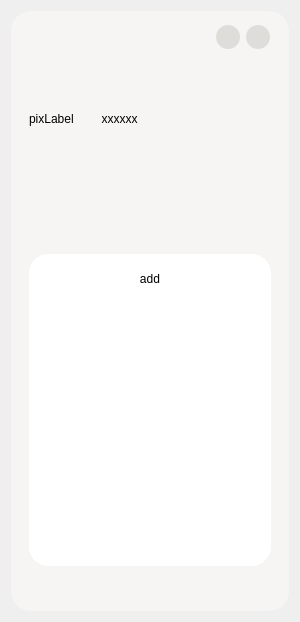
<?xml version="1.0" encoding="UTF-8"?>
<ui version="4.0">
 <class>MainMenu</class>
 <widget class="QDialog" name="MainMenu">
  <property name="geometry">
   <rect>
    <x>0</x>
    <y>0</y>
    <width>300</width>
    <height>618</height>
   </rect>
  </property>
  <property name="windowTitle">
   <string>Dialog</string>
  </property>
  <layout class="QGridLayout" name="gridLayout">
   <item row="0" column="0">
    <widget class="QWidget" name="mainWidget" native="true">
     <property name="minimumSize">
      <size>
       <width>0</width>
       <height>600</height>
      </size>
     </property>
     <property name="styleSheet">
      <string notr="true">background-color: rgb(246, 245, 244);
border-radius:20px;
</string>
     </property>
     <layout class="QVBoxLayout" name="verticalLayout_7" stretch="1,5,20">
      <property name="spacing">
       <number>15</number>
      </property>
      <property name="bottomMargin">
       <number>25</number>
      </property>
      <item>
       <widget class="QWidget" name="titleWidget" native="true">
        <property name="styleSheet">
         <string notr="true"/>
        </property>
        <layout class="QVBoxLayout" name="verticalLayout_8">
         <property name="leftMargin">
          <number>0</number>
         </property>
         <property name="topMargin">
          <number>0</number>
         </property>
         <property name="rightMargin">
          <number>0</number>
         </property>
         <property name="bottomMargin">
          <number>0</number>
         </property>
         <item>
          <layout class="QHBoxLayout" name="horizontalLayout_4">
           <property name="leftMargin">
            <number>0</number>
           </property>
           <property name="topMargin">
            <number>5</number>
           </property>
           <property name="rightMargin">
            <number>10</number>
           </property>
           <property name="bottomMargin">
            <number>5</number>
           </property>
           <item>
            <spacer name="horizontalSpacer_3">
             <property name="orientation">
              <enum>Qt::Horizontal</enum>
             </property>
             <property name="sizeHint" stdset="0">
              <size>
               <width>326</width>
               <height>20</height>
              </size>
             </property>
            </spacer>
           </item>
           <item>
            <widget class="QPushButton" name="pushButton_2">
             <property name="sizePolicy">
              <sizepolicy hsizetype="Fixed" vsizetype="Fixed">
               <horstretch>0</horstretch>
               <verstretch>0</verstretch>
              </sizepolicy>
             </property>
             <property name="minimumSize">
              <size>
               <width>24</width>
               <height>24</height>
              </size>
             </property>
             <property name="maximumSize">
              <size>
               <width>24</width>
               <height>24</height>
              </size>
             </property>
             <property name="font">
              <font>
               <pointsize>11</pointsize>
              </font>
             </property>
             <property name="styleSheet">
              <string notr="true">QPushButton{background-color: rgb(222, 221, 218);border-radius:12px;}QPushButton:hover{background-color: rgb(192, 191, 188);border-radius:12px;}

QPushButton:press{background-color: rgb(192, 191, 188);border-radius:12px;}
</string>
             </property>
             <property name="text">
              <string/>
             </property>
            </widget>
           </item>
           <item>
            <widget class="QPushButton" name="closePushButton">
             <property name="sizePolicy">
              <sizepolicy hsizetype="Fixed" vsizetype="Fixed">
               <horstretch>0</horstretch>
               <verstretch>0</verstretch>
              </sizepolicy>
             </property>
             <property name="minimumSize">
              <size>
               <width>24</width>
               <height>24</height>
              </size>
             </property>
             <property name="maximumSize">
              <size>
               <width>24</width>
               <height>24</height>
              </size>
             </property>
             <property name="styleSheet">
              <string notr="true">QPushButton{background-color: rgb(222, 221, 218);border-radius:12px;}QPushButton:hover{background-color: rgb(192, 191, 188);border-radius:12px;}

QPushButton:press{background-color: rgb(192, 191, 188);border-radius:12px;}
</string>
             </property>
             <property name="text">
              <string/>
             </property>
            </widget>
           </item>
          </layout>
         </item>
        </layout>
       </widget>
      </item>
      <item>
       <widget class="QWidget" name="userMessageWidget" native="true">
        <property name="styleSheet">
         <string notr="true">background-color: rgb(246, 245, 244);</string>
        </property>
        <layout class="QHBoxLayout" name="horizontalLayout_3">
         <item>
          <layout class="QHBoxLayout" name="horizontalLayout_2">
           <item>
            <widget class="QLabel" name="pixLabel">
             <property name="sizePolicy">
              <sizepolicy hsizetype="Expanding" vsizetype="Expanding">
               <horstretch>0</horstretch>
               <verstretch>0</verstretch>
              </sizepolicy>
             </property>
             <property name="minimumSize">
              <size>
               <width>60</width>
               <height>60</height>
              </size>
             </property>
             <property name="maximumSize">
              <size>
               <width>60</width>
               <height>60</height>
              </size>
             </property>
             <property name="styleSheet">
              <string notr="true">background-color: rgba(255, 255, 255,0);</string>
             </property>
             <property name="text">
              <string>pixLabel</string>
             </property>
            </widget>
           </item>
           <item>
            <widget class="QLabel" name="nameLabel">
             <property name="sizePolicy">
              <sizepolicy hsizetype="Expanding" vsizetype="Expanding">
               <horstretch>0</horstretch>
               <verstretch>0</verstretch>
              </sizepolicy>
             </property>
             <property name="styleSheet">
              <string notr="true">background-color: rgba(255, 255, 255,0);</string>
             </property>
             <property name="text">
              <string>&lt;html&gt;&lt;head/&gt;&lt;body&gt;&lt;p align=&quot;center&quot;&gt;xxxxxx&lt;/p&gt;&lt;/body&gt;&lt;/html&gt;</string>
             </property>
            </widget>
           </item>
           <item>
            <spacer name="horizontalSpacer">
             <property name="orientation">
              <enum>Qt::Horizontal</enum>
             </property>
             <property name="sizeHint" stdset="0">
              <size>
               <width>40</width>
               <height>20</height>
              </size>
             </property>
            </spacer>
           </item>
           <item>
            <layout class="QVBoxLayout" name="verticalLayout_3">
             <item>
              <layout class="QHBoxLayout" name="horizontalLayout">
               <property name="spacing">
                <number>6</number>
               </property>
               <item>
                <spacer name="horizontalSpacer_2">
                 <property name="orientation">
                  <enum>Qt::Horizontal</enum>
                 </property>
                 <property name="sizeHint" stdset="0">
                  <size>
                   <width>40</width>
                   <height>20</height>
                  </size>
                 </property>
                </spacer>
               </item>
               <item>
                <widget class="QtMaterialRaisedButton" name="loginoutPushButton">
                 <property name="sizePolicy">
                  <sizepolicy hsizetype="Expanding" vsizetype="Expanding">
                   <horstretch>0</horstretch>
                   <verstretch>0</verstretch>
                  </sizepolicy>
                 </property>
                 <property name="minimumSize">
                  <size>
                   <width>0</width>
                   <height>0</height>
                  </size>
                 </property>
                 <property name="maximumSize">
                  <size>
                   <width>50</width>
                   <height>50</height>
                  </size>
                 </property>
                 <property name="focusPolicy">
                  <enum>Qt::NoFocus</enum>
                 </property>
                 <property name="whatsThis">
                  <string>&lt;html&gt;&lt;head/&gt;&lt;body&gt;&lt;p align=&quot;center&quot;&gt;&lt;br/&gt;&lt;/p&gt;&lt;/body&gt;&lt;/html&gt;</string>
                 </property>
                 <property name="styleSheet">
                  <string notr="true"/>
                 </property>
                 <property name="text">
                  <string/>
                 </property>
                </widget>
               </item>
              </layout>
             </item>
            </layout>
           </item>
          </layout>
         </item>
        </layout>
       </widget>
      </item>
      <item>
       <widget class="QWidget" name="Listwidget" native="true">
        <property name="styleSheet">
         <string notr="true">background-color: rgb(246, 245, 244);</string>
        </property>
        <layout class="QVBoxLayout" name="verticalLayout_6" stretch="1,8">
         <property name="topMargin">
          <number>25</number>
         </property>
         <property name="bottomMargin">
          <number>20</number>
         </property>
         <item>
          <widget class="QtMaterialTabs" name="tabsWidget" native="true">
           <property name="styleSheet">
            <string notr="true"/>
           </property>
          </widget>
         </item>
         <item>
          <widget class="QWidget" name="contentsWidget" native="true">
           <property name="styleSheet">
            <string notr="true">background-color: rgb(255, 255, 255);</string>
           </property>
           <layout class="QVBoxLayout" name="verticalLayout_9">
            <property name="spacing">
             <number>0</number>
            </property>
            <property name="leftMargin">
             <number>0</number>
            </property>
            <property name="topMargin">
             <number>0</number>
            </property>
            <property name="rightMargin">
             <number>0</number>
            </property>
            <property name="bottomMargin">
             <number>0</number>
            </property>
            <item>
             <widget class="QStackedWidget" name="stackedWidget">
              <property name="styleSheet">
               <string notr="true">background-color: rgb(255, 255, 255);</string>
              </property>
              <property name="currentIndex">
               <number>0</number>
              </property>
              <widget class="QWidget" name="page1">
               <layout class="QVBoxLayout" name="verticalLayout_5">
                <item>
                 <layout class="QVBoxLayout" name="verticalLayout" stretch="1,8">
                  <item>
                   <widget class="QtMaterialRaisedButton" name="addFriendPushButton">
                    <property name="sizePolicy">
                     <sizepolicy hsizetype="Expanding" vsizetype="Expanding">
                      <horstretch>0</horstretch>
                      <verstretch>0</verstretch>
                     </sizepolicy>
                    </property>
                    <property name="focusPolicy">
                     <enum>Qt::NoFocus</enum>
                    </property>
                    <property name="text">
                     <string>add</string>
                    </property>
                   </widget>
                  </item>
                  <item>
                   <widget class="QListWidget" name="friendListWidget">
                    <property name="styleSheet">
                     <string notr="true">QListWidget{border-radius:10px;background-color: rgb(255, 255, 255);}
QListWidget::Item:hover{border-radius:10px;background-color: rgb(222, 221, 218);}
QListWidget::Item:selected{border-radius:10px;background-color: rgb(222, 221, 218);}</string>
                    </property>
                   </widget>
                  </item>
                 </layout>
                </item>
               </layout>
              </widget>
              <widget class="QWidget" name="page2">
               <layout class="QVBoxLayout" name="verticalLayout_4">
                <item>
                 <layout class="QVBoxLayout" name="verticalLayout_2" stretch="1,8">
                  <item>
                   <widget class="QtMaterialRaisedButton" name="addGroupPushButton">
                    <property name="sizePolicy">
                     <sizepolicy hsizetype="Expanding" vsizetype="Expanding">
                      <horstretch>0</horstretch>
                      <verstretch>0</verstretch>
                     </sizepolicy>
                    </property>
                    <property name="focusPolicy">
                     <enum>Qt::NoFocus</enum>
                    </property>
                    <property name="text">
                     <string>add</string>
                    </property>
                   </widget>
                  </item>
                  <item>
                   <widget class="QListWidget" name="groupListWidget">
                    <property name="styleSheet">
                     <string notr="true">QListWidget{border-radius:10px;background-color: rgb(255, 255, 255);}
QListWidget::Item:hover{border-radius:10px;background-color: rgb(222, 221, 218);}
QListWidget::Item:selected{border-radius:10px;background-color: rgb(222, 221, 218);}</string>
                    </property>
                   </widget>
                  </item>
                 </layout>
                </item>
               </layout>
              </widget>
             </widget>
            </item>
           </layout>
          </widget>
         </item>
        </layout>
       </widget>
      </item>
     </layout>
    </widget>
   </item>
  </layout>
 </widget>
 <customwidgets>
  <customwidget>
   <class>QtMaterialTabs</class>
   <extends>QWidget</extends>
   <header location="global">qtmaterialtabs.h</header>
   <container>1</container>
  </customwidget>
  <customwidget>
   <class>QtMaterialRaisedButton</class>
   <extends>QPushButton</extends>
   <header location="global">qtmaterialraisedbutton.h</header>
  </customwidget>
 </customwidgets>
 <resources/>
 <connections/>
</ui>
